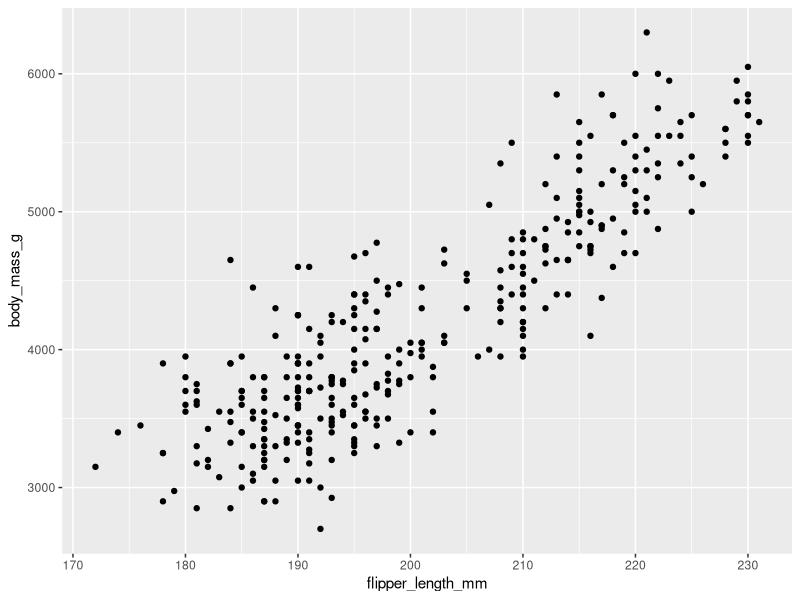
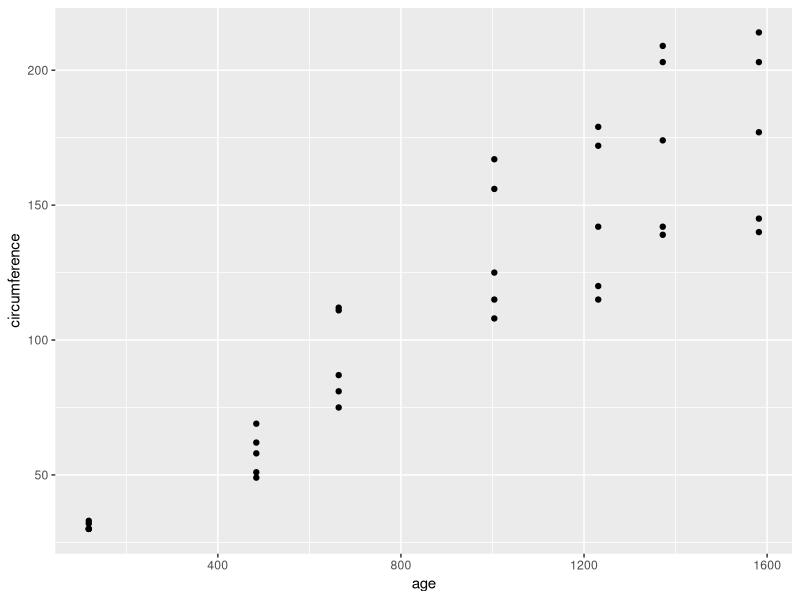
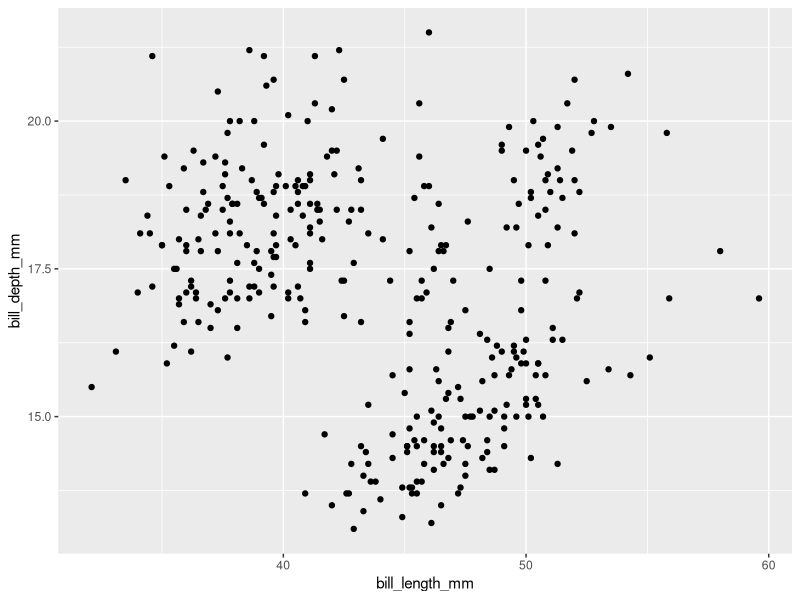
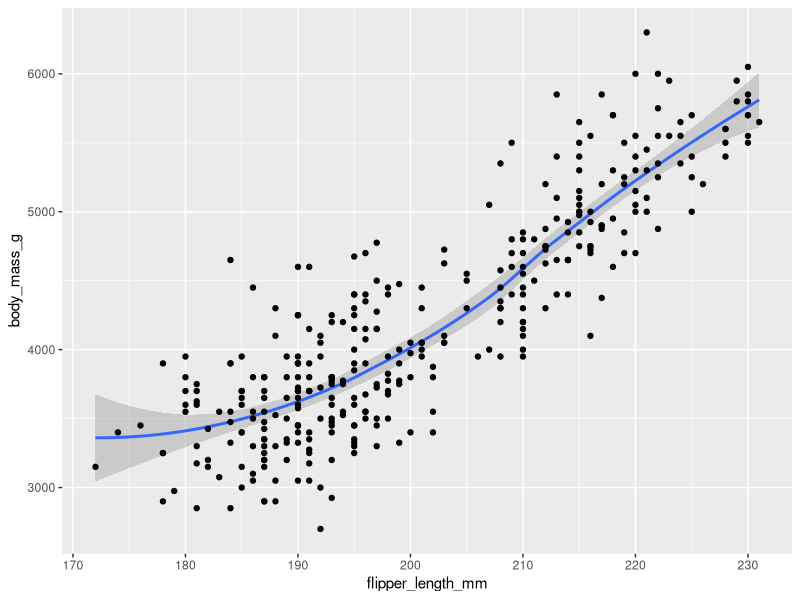
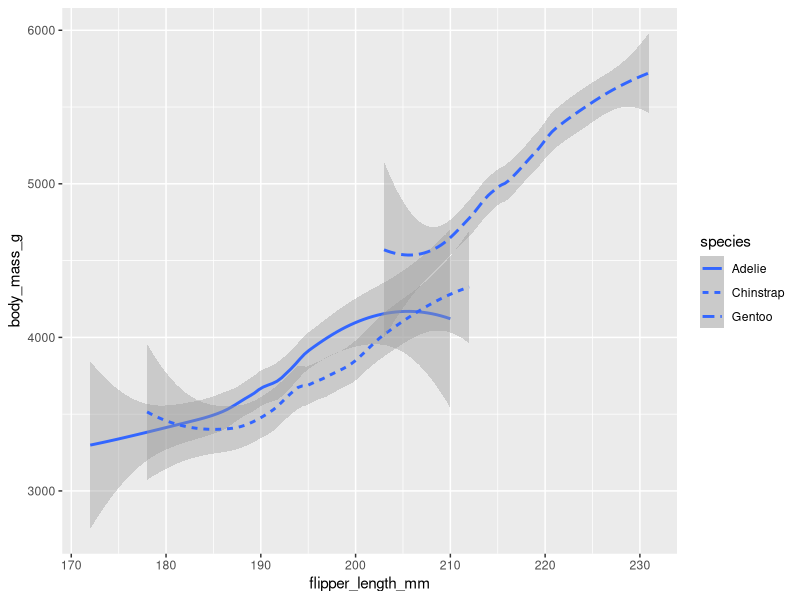
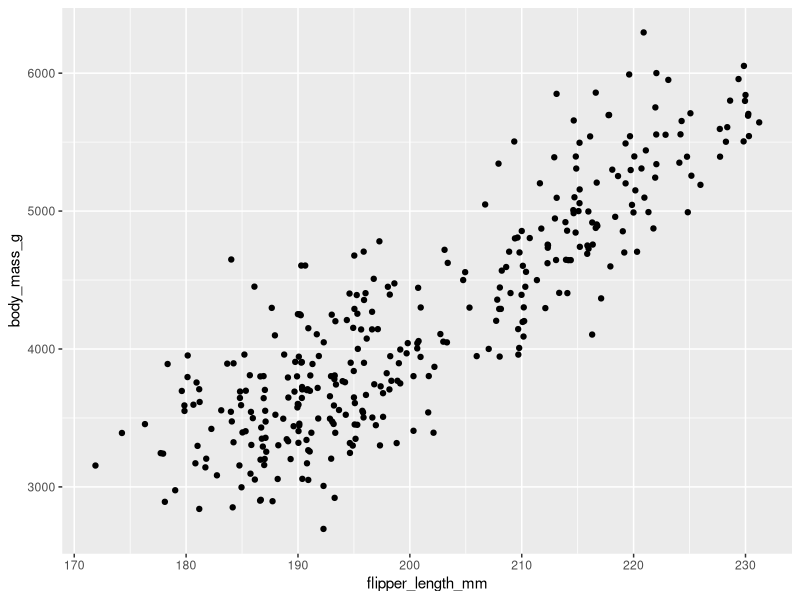
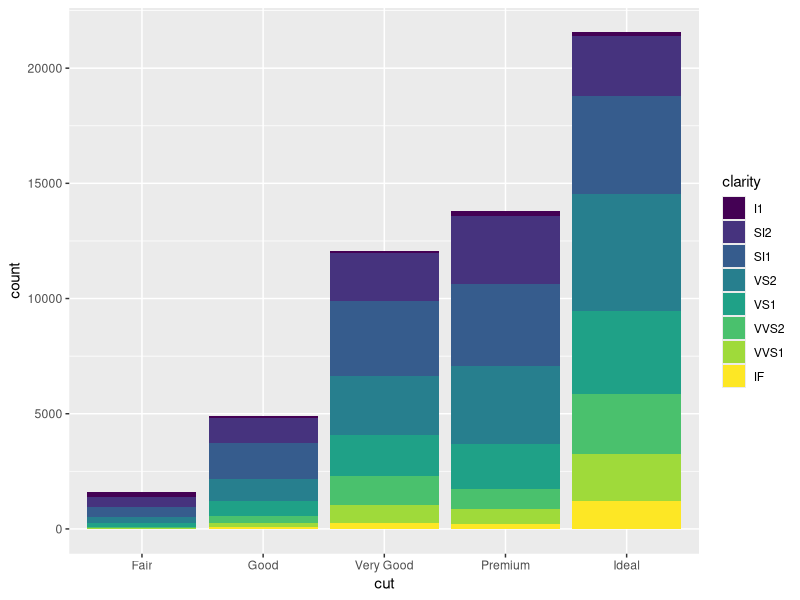
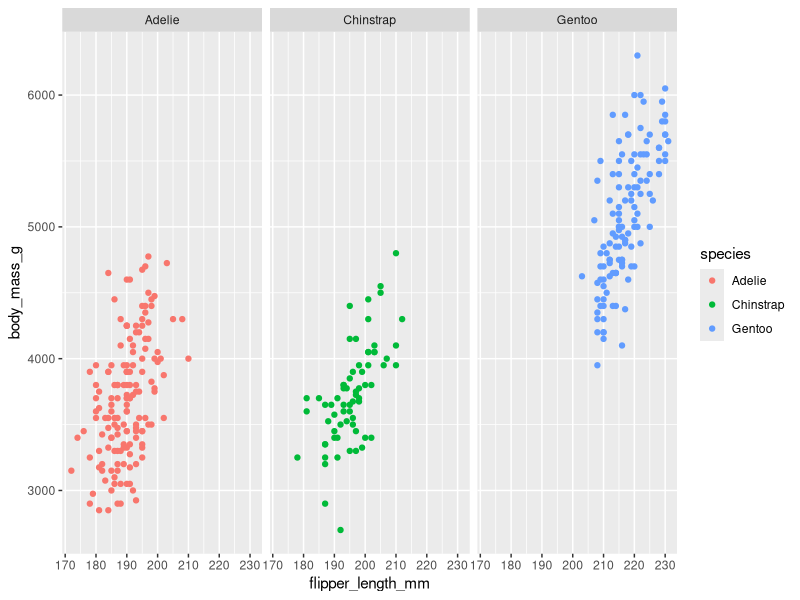

The R script that drew these images, in order:
# Hands-on Activity: visualizing data with ggplot2
library(ggplot2)
library(palmerpenguins)
data("penguins")
View(penguins)
ggplot(data = penguins) + geom_point(mapping = aes(x = flipper_length_mm, y = body_mass_g))

# create your own plot
View(Orange)
data("Orange")
ggplot(data = Orange) + geom_point(mapping = aes(x = age, y = circumference))

# Getting started with ggplot
library(tidyverse)
ggplot(data = penguins) + geom_point(mapping = aes(x = bill_length_mm, y = bill_depth_mm))

ggplot(data = penguins) +
  geom_smooth(mapping = aes(x=flipper_length_mm, y=body_mass_g)) +
  geom_point(mapping=aes(x=flipper_length_mm, y=body_mass_g))

# seperate line for each species of penguin
ggplot(data = penguins) +
  geom_smooth(mapping = aes(x=flipper_length_mm, y=body_mass_g, linetype=species)) 

# geom_gitter
ggplot(data = penguins) +
  geom_jitter(mapping=aes(x=flipper_length_mm, y=body_mass_g))

#   BAR CHARTS
ggplot(data = diamonds) +
  geom_bar(mapping = aes(x=cut, fill=clarity))

# FACETS
# facet wrap
ggplot(data = penguins) +
  geom_point(mapping = aes(x=flipper_length_mm, y=body_mass_g, color=species)) +
  facet_wrap(~species)

ggplot(data = diamonds) +
  geom_bar(mapping = aes(x=color, fill=cut)) +
  facet_wrap(~cut)

# facet grid
# facet wrap
ggplot(data = penguins) +
  geom_point(mapping = aes(x=flipper_length_mm, y=body_mass_g, color=species)) +
  facet_grid(sex~species)

ggplot(data=penguins) +
  geom_point(mapping=aes(x=flipper_length_mm, y=body_mass_g, color=species)) +
  labs(title="Palmer Penguins: Body Mass vs. Flipper Length", subtitle="Sample of Three Penguin Species",  caption="Data collected by Dr. Kristen Gorman") +
  annotate("text", x=220, y=3500, label="The Gentoos are the largest", color="purple", fontface="bold", size=4.5, angle=25)

# annotation as a variable
p <- ggplot(data=penguins) +
  geom_point(mapping=aes(x=flipper_length_mm, y=body_mass_g, color=species)) +
  labs(title="Palmer Penguins: Body Mass vs. Flipper Length", subtitle="Sample of Three Penguin Species",  caption="Data collected by Dr. Kristen Gorman")

p + annotate("text", x=220, y=3500, label="The Gentoos are the largest", color="purple", fontface="bold", size=4.5, angle=25)

# SAVING YOUR VISUALIZATIONS
ggplot(data=penguins) +
  geom_point(mapping=aes(x=flipper_length_mm, y=body_mass_g, color=species))

ggsave("Three Penguin Species.png")
